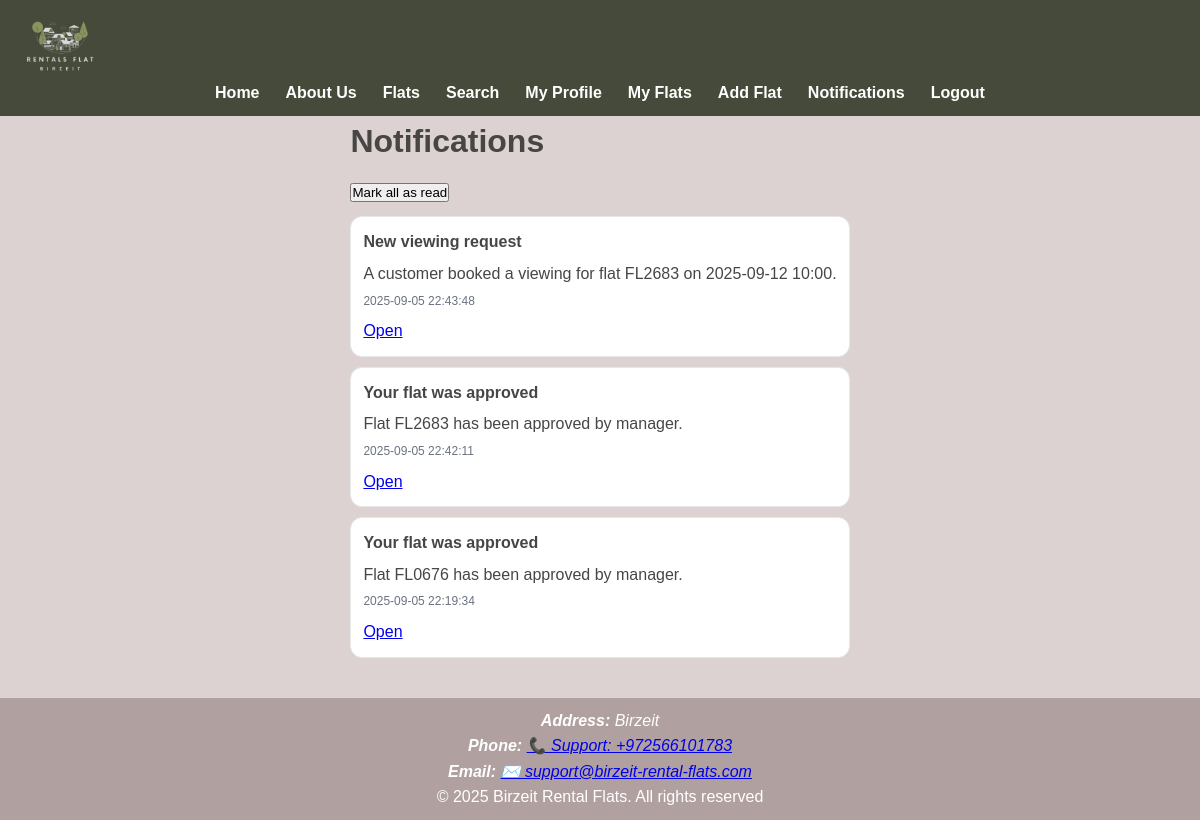
The page /pages/notifications.php (signed in) on the database its author committed.
### tables this page shows
CREATE TABLE `notifications` (
  `id` int(11) NOT NULL,
  `user_id` int(11) NOT NULL,
  `title` varchar(150) NOT NULL,
  `body` text DEFAULT NULL,
  `url` varchar(255) DEFAULT NULL,
  `is_read` tinyint(1) NOT NULL DEFAULT 0,
  `created_at` timestamp NOT NULL DEFAULT current_timestamp()
);

### dbconfig.inc.php (called while the page is built, shortened)
<?php
function e(?string $str): string {
    return htmlspecialchars((string)$str, ENT_QUOTES, 'UTF-8');
}

### pages/notifications.php (the view, shortened to what this page needs)
<?php
require_once __DIR__ . '/../dbconfig.inc.php';
$pdo = getDatabaseConnection();
$user_id = (int)$_SESSION['user']['id'];
$st = $pdo->prepare("SELECT id,title,body,url,is_read,created_at FROM notifications WHERE user_id=:u ORDER BY created_at DESC LIMIT 200");
$st->execute([':u'=>$user_id]);
$rows = $st->fetchAll();
?>
<!doctype html>
<html lang="en">
<head>
  <link rel="stylesheet" href="<?= e(BASE_URL) ?>/style.css">
</head>
<body>
<?php include __DIR__ . '/../includes/header.php'; ?>
<main class="container">
  <h1>Notifications</h1>
  <form method="post" class="notif-actions">
    <button class="btn" name="mark_all" value="1">Mark all as read</button>
  </form>
  <?php if (!$rows): ?>
    <p>No notifications yet.</p>
  <?php else: ?>
    <section class="notif-list">
      <?php foreach ($rows as $n): ?>
        <article class="notif <?= $n['is_read'] ? '' : 'unread' ?>">
          <h4><?= e($n['title']) ?></h4>
          <?php if (!empty($n['body'])): ?><div><?= nl2br(e($n['body'])) ?></div><?php endif; ?>
          <time><?= e($n['created_at']) ?></time>
          <?php if (!empty($n['url'])): ?>
            <div><a class="link" href="<?= e($n['url']) ?>">Open</a></div>
          <?php endif; ?>
        </article>
      <?php endforeach; ?>
    </section>
  <?php endif; ?>
</main>
<?php include __DIR__ . '/../includes/footer.php'; ?>
</body>
</html>

### style.css (style rules this page uses)
:root { --dark-brown: #b1a0a0; --deep-olive: #454a3a; --soft-pink: #ddd2d2; --light-beige: #c4bdbd; --text-gray: #484545; --white: #fff; --primary-color: #b1a0a0; --primary-hover: #454a3a; --accent-color: #c4bdbd; --text-color: #484545; --header-bg: #454a3a; --footer-bg: #b1a0a0; --border-radius: 12px; --box-shadow: 0 2px 12px #8881; --main-bg-color: #ddd2d2; --font-main: 'Arial', sans-serif; --font-size: 16px; --transition-speed: 0.3s; }
* { box-sizing: border-box; margin: 0; padding: 0; }
body { font-family: var(--font-main); font-size: var(--font-size); background-color: var(--main-bg-color); color: var(--text-color); line-height: 1.6; }
.container { max-width: 1200px; margin: auto; padding: 0px; }
main { flex: 3; }
html, body { height: 100%; min-height: 100%; }
body { min-height: 100vh; display: flex; flex-direction: column; }
main.container { flex: 1 0 auto; }

### pages/notifications.php (style rules this page uses)
.notif-list { display:flex;flex-direction:column;gap:10px }
.notif { padding:12px;border:1px solid #e5e7eb;border-radius:12px;background:#fff }
.notif h4 { margin:0 0 6px }
.notif time { font-size:12px;color:#6b7280 }
.notif .link { margin-top:6px;display:inline-block }
.notif-actions { margin:12px 0 }

### rows shown on the page
notifications: title "New viewing request", body "A customer booked a viewing for flat FL2683 on 2025-09-12 10:00.", created_at "2025-09-05 22:43:48"
notifications: title "Your flat was approved", body "Flat FL2683 has been approved by manager.", created_at "2025-09-05 22:42:11"
notifications: title "Your flat was approved", body "Flat FL0676 has been approved by manager.", created_at "2025-09-05 22:19:34"
